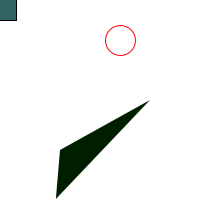
Frame 1 (no input)
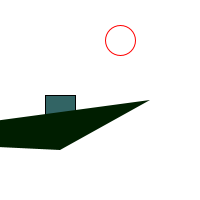
Frame 60 (the mouse pressed at the canvas centre just before this capture)
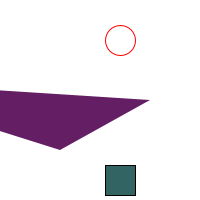
Frame 120 (the mouse held since frame 60 and released just before this capture)

The Processing sketch that drew these frames (run headless with seeded random() and noise(); from frame 60 on, the mouse is pressed at the canvas centre):

// Processing sketch: processing_25282
// ── processing_25282.pde

float triX = width/2;
float triY = height + 100;
float x = 0;
float y = 0;
float xspeed = 1;
float yspeed = 5;

void setup(){
size(200,200);
frameRate(30);
smooth();
}

void draw(){
 background(255);

 
  triX = triX + random(-20,20);
  triY = triY - 1;
 
  //set rect and ellipses mode
  rectMode(CENTER);
  ellipseMode(CENTER);
 
  
 //location of rect by speed
  x = x + xspeed;
  y = y + yspeed;
  //bounce off edges
  if ((x > width) || (x < 0)){
    xspeed = xspeed * -1;
  }
  
  if ((y > height) || (y < 0)){
    yspeed = yspeed * -1;
  }
  
   //draw rect
  stroke(0);
  fill(50,100,100);
  rect(x,y,30,30);
  
  //draw triangle
  noStroke();
  fill(mouseX,30,mouseY);
  triangle(triX,triY,150,100,60,150);
  
  //draw ellipse
  stroke(255,0,0);
  noFill();
  ellipse(120,40,30,30);
  
}
   
